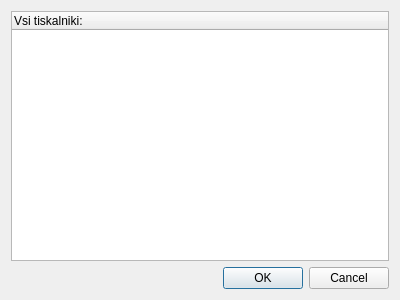
<?xml version="1.0" encoding="UTF-8"?>
<ui version="4.0">
 <class>Printers</class>
 <widget class="QDialog" name="Printers">
  <property name="geometry">
   <rect>
    <x>0</x>
    <y>0</y>
    <width>400</width>
    <height>300</height>
   </rect>
  </property>
  <property name="windowTitle">
   <string>Dialog</string>
  </property>
  <layout class="QGridLayout" name="gridLayout">
   <item row="0" column="0">
    <widget class="QTreeWidget" name="treeWidget">
     <column>
      <property name="text">
       <string>Vsi tiskalniki:</string>
      </property>
     </column>
    </widget>
   </item>
   <item row="1" column="0">
    <widget class="QDialogButtonBox" name="buttonBox">
     <property name="orientation">
      <enum>Qt::Horizontal</enum>
     </property>
     <property name="standardButtons">
      <set>QDialogButtonBox::Cancel|QDialogButtonBox::Ok</set>
     </property>
    </widget>
   </item>
  </layout>
 </widget>
 <resources/>
 <connections>
  <connection>
   <sender>buttonBox</sender>
   <signal>accepted()</signal>
   <receiver>Printers</receiver>
   <slot>accept()</slot>
   <hints>
    <hint type="sourcelabel">
     <x>248</x>
     <y>254</y>
    </hint>
    <hint type="destinationlabel">
     <x>157</x>
     <y>274</y>
    </hint>
   </hints>
  </connection>
  <connection>
   <sender>buttonBox</sender>
   <signal>rejected()</signal>
   <receiver>Printers</receiver>
   <slot>reject()</slot>
   <hints>
    <hint type="sourcelabel">
     <x>316</x>
     <y>260</y>
    </hint>
    <hint type="destinationlabel">
     <x>286</x>
     <y>274</y>
    </hint>
   </hints>
  </connection>
 </connections>
</ui>
